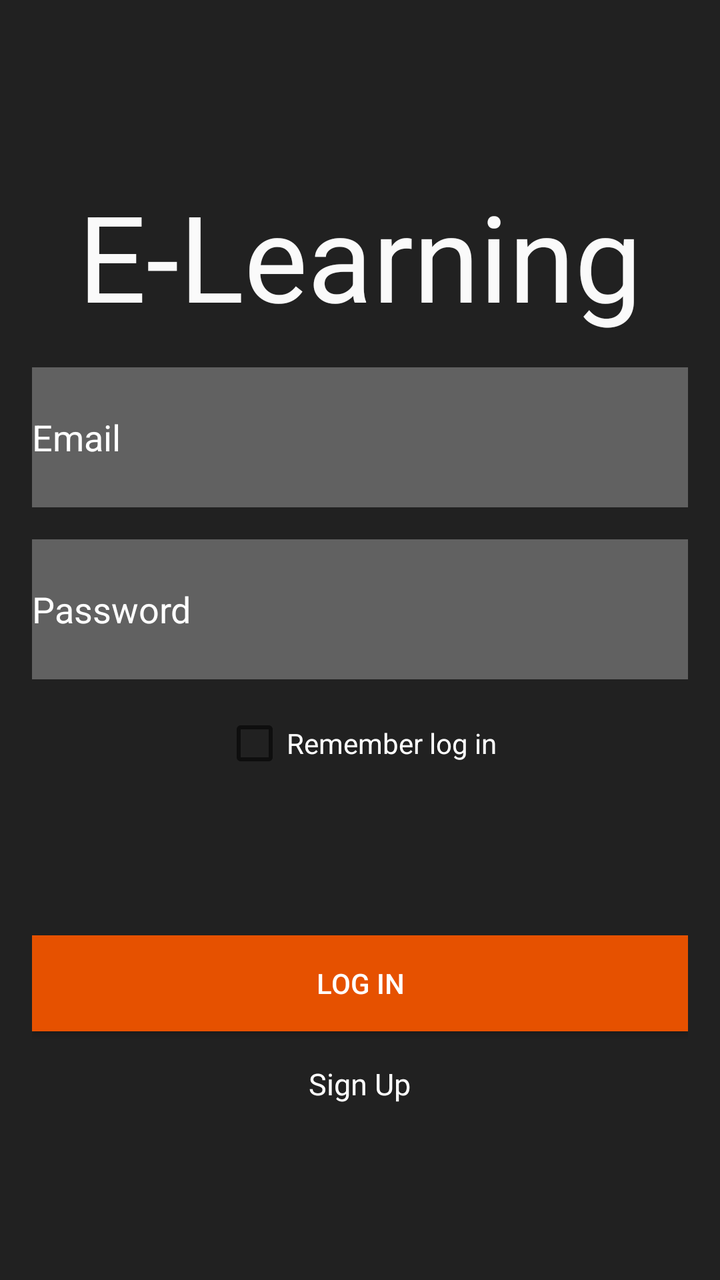
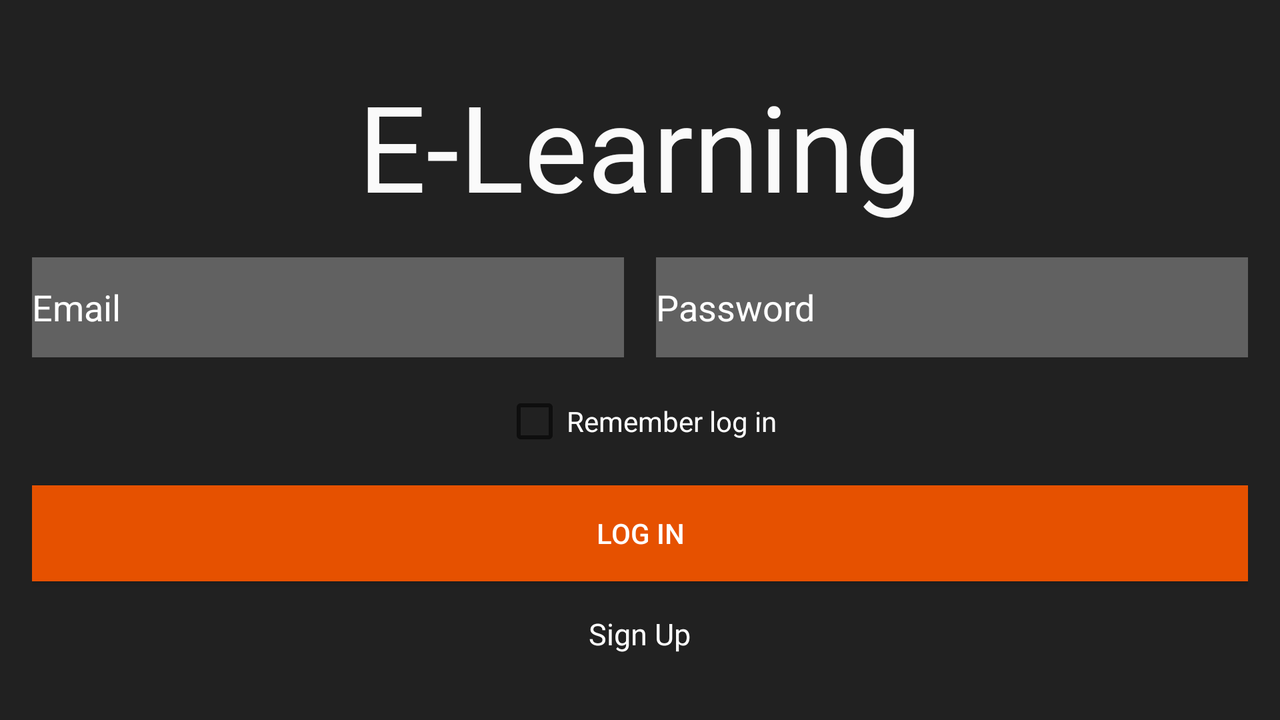

Compare how this app lays out the same screen by default and in its alternative resource folder. The renders come first, then the two layout files and the values they reference.
<!-- AndroidManifest.xml: application theme AppTheme -->
<!-- res/layout/login_layout.xml -->
<?xml version="1.0" encoding="utf-8"?>
<LinearLayout xmlns:android="http://schemas.android.com/apk/res/android"
    xmlns:tools="http://schemas.android.com/tools"
    android:layout_width="match_parent"
    android:layout_height="match_parent"
    android:background="@color/colorBackgroundLogin"
    android:gravity="center"
    android:orientation="vertical"
    android:paddingBottom="@dimen/activity_vertical_margin"
    android:paddingLeft="@dimen/activity_horizontal_margin"
    android:paddingRight="@dimen/activity_horizontal_margin"
    android:paddingTop="@dimen/activity_vertical_margin"
    tools:context=".activity.LoginActivity">

    <TextView
        android:id="@+id/text_title"
        android:layout_width="match_parent"
        android:layout_height="wrap_content"
        android:gravity="center"
        android:text="@string/titleApp"
        android:textColor="@color/textColorLogin"
        android:textSize="@dimen/title_size_60" />

    <EditText
        android:id="@+id/edit_username_login"
        android:layout_width="match_parent"
        android:layout_height="@dimen/height_70"
        android:layout_marginTop="@dimen/activity_vertical_margin"
        android:background="#616161"
        android:drawableLeft="@drawable/ic_account"
        android:hint="@string/username_login"
        android:textColor="@android:color/white"
        android:textColorHint="@android:color/white" />

    <EditText
        android:id="@+id/edit_password_login"
        android:layout_width="match_parent"
        android:layout_height="@dimen/height_70"
        android:layout_marginTop="@dimen/activity_vertical_margin"
        android:background="#616161"
        android:drawableLeft="@drawable/ic_lock"
        android:hint="@string/password_login"
        android:inputType="textPassword"
        android:textColor="@android:color/white"
        android:textColorHint="@android:color/white" />

    <android.support.v7.widget.AppCompatCheckBox
        android:id="@+id/chechbox_remember"
        android:layout_width="wrap_content"
        android:layout_height="wrap_content"
        android:layout_marginTop="@dimen/activity_vertical_margin"
        android:text="@string/remember_login"
        android:textColor="@android:color/white" />

    <Button
        android:id="@+id/button_login"
        android:layout_width="match_parent"
        android:layout_height="wrap_content"
        android:layout_marginTop="@dimen/activity_marginTop_80"
        android:background="@drawable/button_background"
        android:text="@string/text_login"
        android:textColor="@android:color/white" />

    <TextView
        android:id="@+id/text_sign_up"
        android:layout_width="wrap_content"
        android:layout_height="wrap_content"
        android:layout_marginTop="@dimen/activity_vertical_margin"
        android:text="@string/text_SignUp"
        android:textColor="@android:color/white"
        android:textSize="@dimen/text_size_15" />

</LinearLayout>
<!-- resources referenced by this layout -->
<resources>
  <color name="colorBackgroundLogin">#212121</color>
  <color name="textColorLogin">#FAFAFA</color>
  <dimen name="activity_horizontal_margin">16dp</dimen>
  <dimen name="activity_marginTop_80">80dp</dimen>
  <dimen name="activity_vertical_margin">16dp</dimen>
  <dimen name="height_70">70dp</dimen>
  <dimen name="text_size_15">15sp</dimen>
  <dimen name="title_size_60">60sp</dimen>
  <!-- drawable button_background (drawable) -->
  <?xml version="1.0" encoding="utf-8"?>
  <selector xmlns:android="http://schemas.android.com/apk/res/android">
      <item android:drawable="@android:color/holo_green_light"
            android:state_enabled="true"
            android:state_pressed="true"
              ></item>
      <item android:drawable="@color/bgButtonLogin"
              ></item>
  </selector>
  <string name="password_login">Password</string>
  <string name="remember_login">Remember log in</string>
  <string name="text_SignUp">Sign Up</string>
  <string name="text_login">Log In</string>
  <string name="titleApp">E-Learning</string>
  <string name="username_login">Email</string>
  <style name="AppTheme" parent="Theme.AppCompat.Light.NoActionBar">
          
          <item name="colorPrimary">@color/colorPrimary</item>
          <item name="colorPrimaryDark">@color/colorPrimaryDark</item>
          <item name="colorAccent">@color/colorAccent</item>
      </style>
  <color name="bgButtonLogin">#E65100</color>
  <color name="colorPrimary">#3F51B5</color>
  <color name="colorPrimaryDark">#303F9F</color>
  <color name="colorAccent">#FF4081</color>
</resources>
<!-- res/layout-land/login_layout.xml (the repository's variant of the layout above) -->
<!-- drawn on the phone turned sideways -->
<?xml version="1.0" encoding="utf-8"?>
<LinearLayout xmlns:android="http://schemas.android.com/apk/res/android"
              xmlns:tools="http://schemas.android.com/tools"
              android:layout_width="match_parent"
              android:layout_height="match_parent"
              android:background="@color/colorBackgroundLogin"
              android:gravity="center"
              android:orientation="vertical"
              android:paddingBottom="@dimen/activity_vertical_margin"
              android:paddingLeft="@dimen/activity_horizontal_margin"
              android:paddingRight="@dimen/activity_horizontal_margin"
              android:paddingTop="@dimen/activity_vertical_margin"
              tools:context=".activity.LoginActivity">

    <TextView
        android:id="@+id/text_title"
        android:layout_width="match_parent"
        android:layout_height="wrap_content"
        android:gravity="center"
        android:text="@string/titleApp"
        android:textColor="@color/textColorLogin"
        android:textSize="@dimen/title_size_60"/>

    <LinearLayout
        android:layout_width="match_parent"
        android:layout_height="wrap_content">

        <EditText
            android:id="@+id/edit_username_login"
            android:layout_width="0dp"
            android:layout_height="@dimen/height_50"
            android:layout_marginTop="@dimen/activity_vertical_margin"
            android:layout_weight="1"
            android:background="#616161"
            android:drawableLeft="@drawable/ic_account"
            android:hint="@string/username_login"
            android:textColor="@android:color/white"
            android:textColorHint="@android:color/white"/>

        <EditText
            android:id="@+id/edit_password_login"
            android:layout_width="0dp"
            android:layout_height="@dimen/height_50"
            android:layout_marginLeft="@dimen/fab_margin"
            android:layout_marginTop="@dimen/activity_vertical_margin"
            android:layout_weight="1"
            android:background="#616161"
            android:drawableLeft="@drawable/ic_lock"
            android:hint="@string/password_login"
            android:inputType="textPassword"
            android:textColor="@android:color/white"
            android:textColorHint="@android:color/white"/>

    </LinearLayout>

    <android.support.v7.widget.AppCompatCheckBox
        android:id="@+id/chechbox_remember"
        android:layout_width="wrap_content"
        android:layout_height="wrap_content"
        android:layout_marginTop="@dimen/activity_vertical_margin"
        android:text="@string/remember_login"
        android:textColor="@android:color/white"/>

    <Button
        android:id="@+id/button_login"
        android:layout_width="match_parent"
        android:layout_height="wrap_content"
        android:layout_marginTop="@dimen/margin_16"
        android:background="@drawable/button_background"
        android:text="@string/text_login"
        android:textColor="@android:color/white"/>

    <TextView
        android:id="@+id/text_sign_up"
        android:layout_width="wrap_content"
        android:layout_height="wrap_content"
        android:layout_marginTop="@dimen/activity_vertical_margin"
        android:text="@string/text_SignUp"
        android:textColor="@android:color/white"
        android:textSize="@dimen/text_size_15"/>

</LinearLayout>
<!-- resources referenced by the variant -->
<!-- as the phone turned sideways resolves them -->
<resources>
  <color name="colorBackgroundLogin">#212121</color>
  <color name="textColorLogin">#FAFAFA</color>
  <dimen name="activity_horizontal_margin">16dp</dimen>
  <dimen name="activity_vertical_margin">16dp</dimen>
  <dimen name="fab_margin">16dp</dimen>
  <dimen name="height_50">50dp</dimen>
  <dimen name="margin_16">16dp</dimen>
  <dimen name="text_size_15">15sp</dimen>
  <dimen name="title_size_60">60sp</dimen>
  <!-- drawable button_background (drawable) -->
  <?xml version="1.0" encoding="utf-8"?>
  <selector xmlns:android="http://schemas.android.com/apk/res/android">
      <item android:drawable="@android:color/holo_green_light"
            android:state_enabled="true"
            android:state_pressed="true"
              ></item>
      <item android:drawable="@color/bgButtonLogin"
              ></item>
  </selector>
  <string name="password_login">Password</string>
  <string name="remember_login">Remember log in</string>
  <string name="text_SignUp">Sign Up</string>
  <string name="text_login">Log In</string>
  <string name="titleApp">E-Learning</string>
  <string name="username_login">Email</string>
  <style name="AppTheme" parent="Theme.AppCompat.Light.NoActionBar">
          
          <item name="colorPrimary">@color/colorPrimary</item>
          <item name="colorPrimaryDark">@color/colorPrimaryDark</item>
          <item name="colorAccent">@color/colorAccent</item>
      </style>
  <color name="bgButtonLogin">#E65100</color>
  <color name="colorPrimary">#3F51B5</color>
  <color name="colorPrimaryDark">#303F9F</color>
  <color name="colorAccent">#FF4081</color>
</resources>
